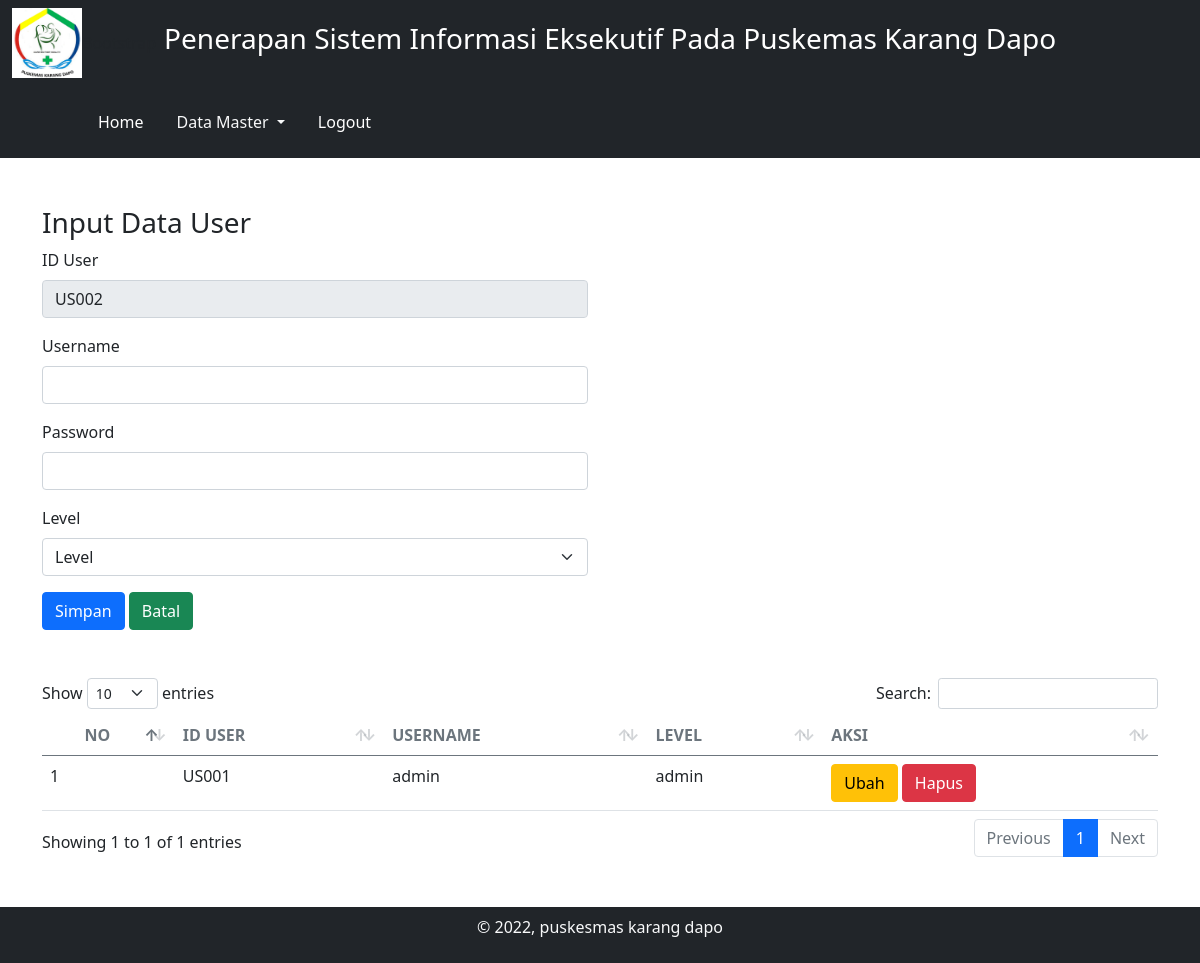
The app's page /admin/hal.php?p=user_data (signed in), older data.
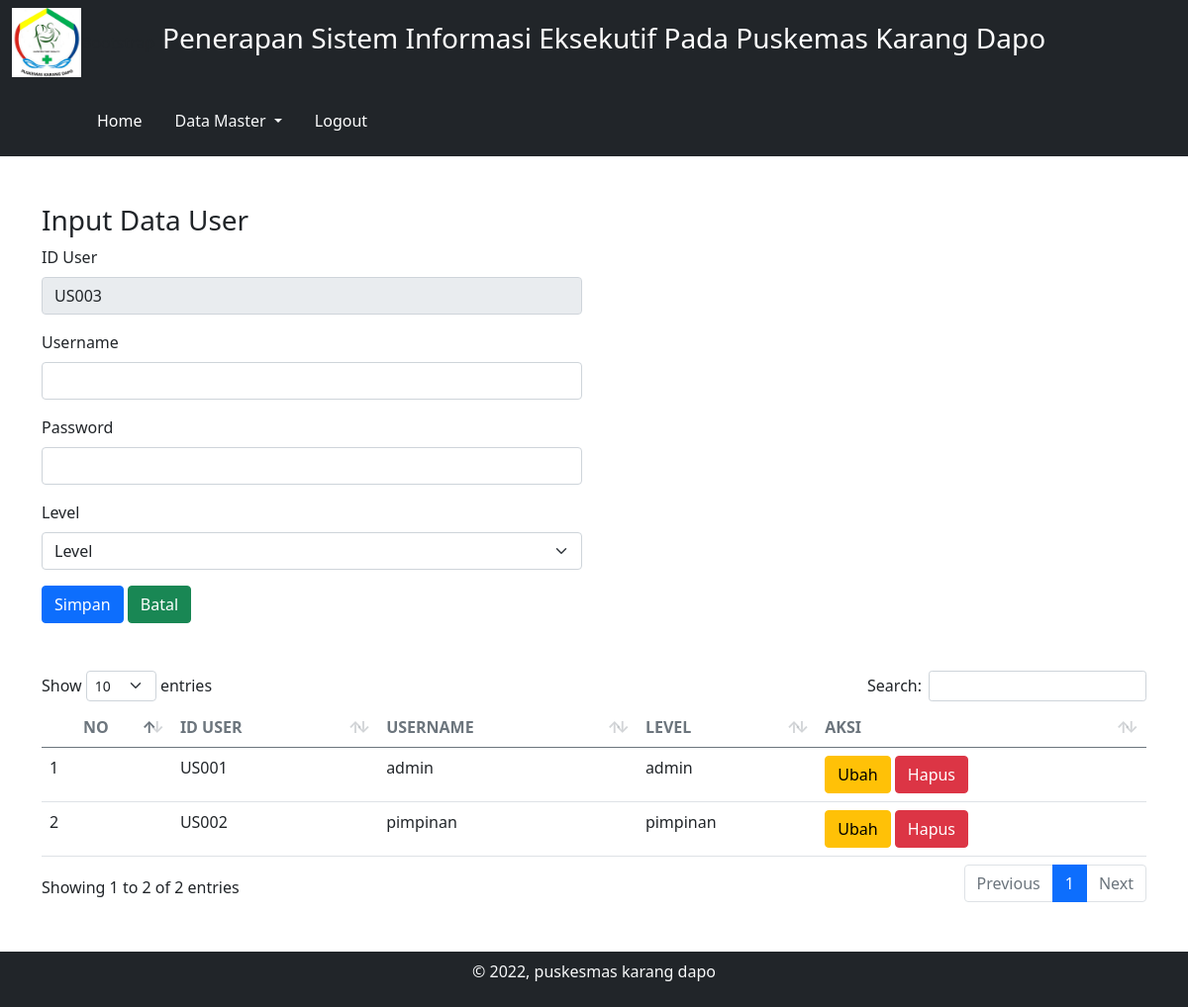
The same page, newer data.
### tables this page shows
CREATE TABLE IF NOT EXISTS `user` (
  `id_user` varchar(5) NOT NULL,
  `username` varchar(15) NOT NULL,
  `password` varchar(10) NOT NULL,
  `level` varchar(15) NOT NULL
);

### admin/mod_user/user_data.php (the view, shortened to what this page needs)
<?php
$query_hitung = mysqli_query($conn, "SELECT MAX(id_user) as id FROM user");
$data_hitung = mysqli_fetch_array($query_hitung);
$id_hitung = $data_hitung['id'];
$urt = (int) substr($id_hitung, 3, 4);
$urt++;
$hrf = "US";
$id_hitung = $hrf . sprintf("%03s", $urt);
?>
<h3>Input Data User</h3>
<div class="row">
    <div class="col-md-6">
        <form action="?p=user_proses" method="POST">
            <div class="mb-3">
                <label for="username" class="form-label">ID User</label>
                <input type="text" name="id" value="<?= $id_hitung ?>" readonly class="form-control" id="username" aria-describedby="emailHelp" required>
            </div>
            <div class="mb-3">
                <label for="username" class="form-label">Username</label>
                <input type="text" name="username" class="form-control" id="username" aria-describedby="emailHelp" required>
            </div>
            <div class="mb-3">
                <label for="exampleInputPassword1" class="form-label">Password</label>
                <input type="password" name="password" class="form-control" id="exampleInputPassword1" required>
            </div>
            <div class="mb-3">
                <label for="exampleInputPassword1" class="form-label">Level</label>
                <select class="form-select" aria-label="Default select example" name="level" required>
                    <option disabled selected>Level</option>
                </select>
            </div>
            <button type="submit" name="add" class="btn btn-primary">Simpan</button>
            <button type="reset" name="reset" class="btn btn-success">Batal</button>
        </form>
    </div>
</div>
<br>
<br>
<table class="table align-items-center mb-0 display" id="table_id">
    <thead>
        <tr>
            <th class="text-center text-uppercase text-secondary text-xxs font-weight-bolder opacity-7">No</th>
            <th class="text-uppercase text-secondary text-xxs font-weight-bolder opacity-7">id user</th>
            <th class="text-uppercase text-secondary text-xxs font-weight-bolder opacity-7">Username</th>
            <th class="text-uppercase text-secondary text-xxs font-weight-bolder opacity-7">level</th>
            <th class="text-uppercase text-secondary text-xxs font-weight-bolder opacity-7">Aksi</th>
        </tr>
    </thead>
    <tbody>
        <?php
        $no = 1;
        $query = mysqli_query($conn, "SELECT * FROM user");
        while ($data = mysqli_fetch_assoc($query)) {
        ?><tr>
                <td>
                    <?= $no++ ?>
                </td>
                <td>
                    <?= $data['id_user'] ?>
                </td>
                <td>
                    <?= $data['username'] ?>
                </td>
                <td>
                    <?= $data['level'] ?>
                </td>
                <td>
                    <a href="?p=user_edit&id=<?= $data['id_user'] ?>" class="btn btn-warning">Ubah</a>
                    <a href="?p=user_proses&id=<?= $data['id_user'] ?>" onclick="return confirm('anda yakin ingin menghapus data?')" class="btn btn-danger">Hapus</a>
                </td>
            </tr>
        <?php }; ?>
    </tbody>
</table>

### admin/hal.php (shortened to what this page needs)
<!DOCTYPE html>
<html lang="en">
<head>
  <link rel="stylesheet" href="../assets/DataTables/css/dataTables.bootstrap5.min.css">
  <link rel="stylesheet" href="../assets/DataTables/datatables.min.css">
  <link rel="stylesheet" href="../assets/chart.js/Chart.min.css">
</head>
<body>
  <?php include "navbar.php"; ?>
  <div class="container mt-5 mb-5" style="min-height: 405px;">
    <?php include "go.php"; ?>
    <?php include $ambil; ?>
  </div>
  <?php include "footer.php"; ?>
</body>
</html>

Row changes from the older to the newer data that the page shows:
added user: id_user "US002", username "pimpinan", level "pimpinan"
Text that changed along with them:
text written by a page script: "Show entries Search: Showing 1 to 1 of 1 entries Previous 1 Next" → "Show entries Search: Showing 1 to 2 of 2 entries Previous 1 Next"
form field id: "US002" → "US003"
